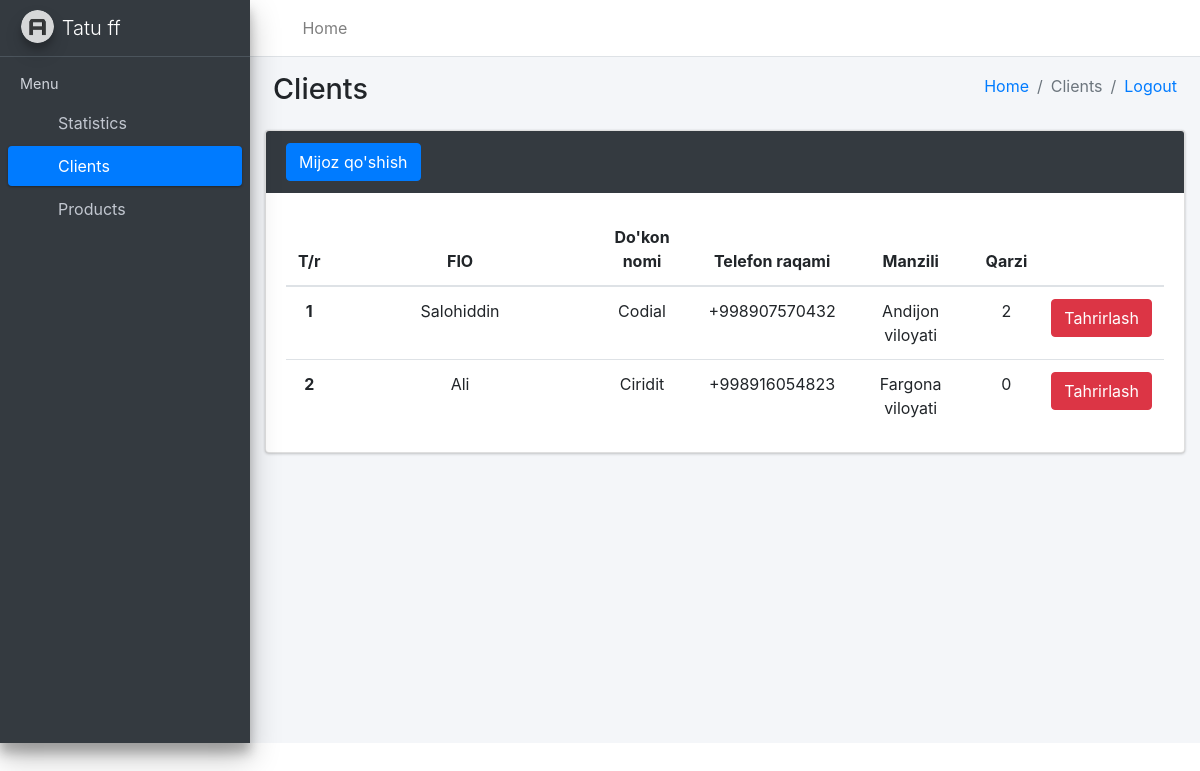
The app's page /asosiy/clientlar/ (signed in), older data.
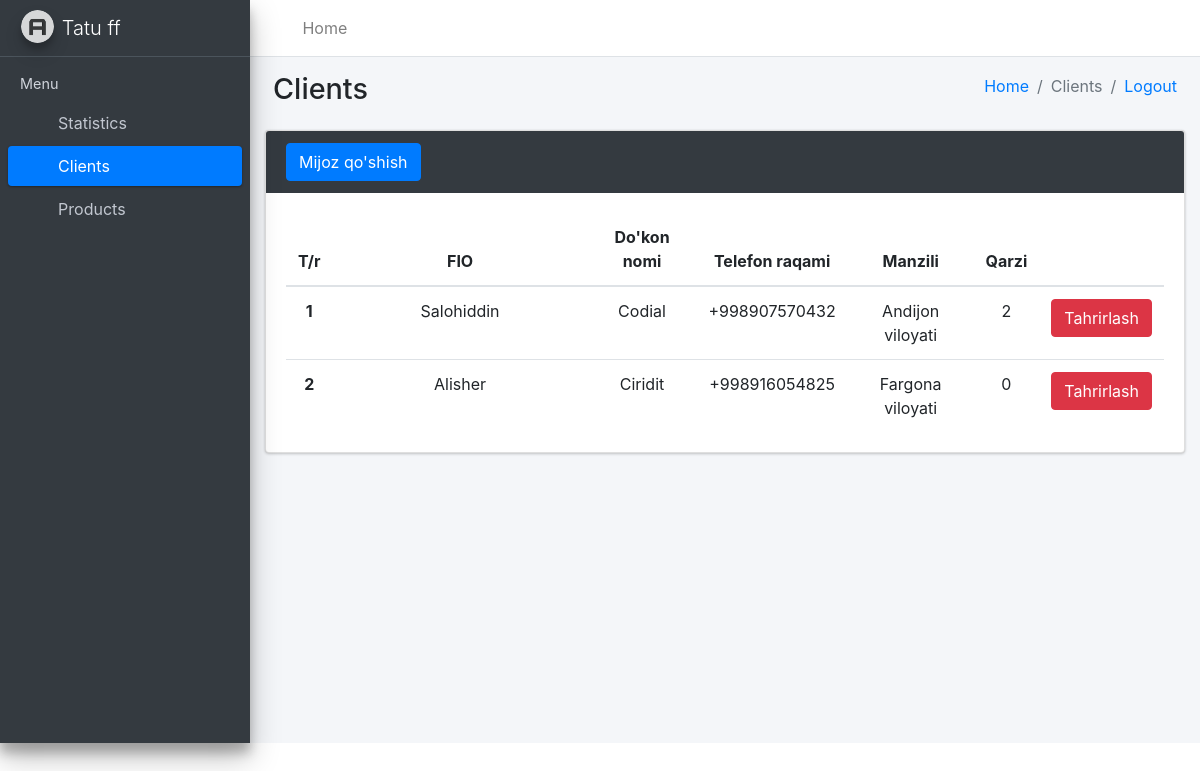
The same page, newer data.
### asosiy/models.py (models this page shows, shortened)
class Mijoz(models.Model):
    ism = models.CharField(max_length=30)
    nom = models.CharField(max_length=50)
    manzil = models.CharField(max_length=50)
    tel = models.CharField(max_length=15)
    ombor = models.ForeignKey(Ombor, on_delete=models.CASCADE)
    qarz = models.PositiveIntegerField(default=0)

### asosiy/views.py (the view, shortened to what this page needs)
# urls.py: path("clientlar/", MijozlarView.as_view()),
class MijozlarView(View):  # Vazifa 1
    def get(self, request):
        content = {
            "mijozlar": Mijoz.objects.filter(ombor=request.user),
            "nom": request.user.nom.capitalize()
        }
        return render(request, "clients.html", content)

### templates/clients.html (shortened to what the changed rows need)
<!DOCTYPE html>
<html lang="en">
<head>
    {% load static %}
  <link rel="stylesheet" href="{% static 'plugins/fontawesome-free/css/all.min.css' %}">
  <link rel="stylesheet" href="https://code.ionicframework.com/ionicons/2.0.1/css/ionicons.min.css">
  <link rel="stylesheet" href="{% static 'dist/css/adminlte.min.css' %}">
  <link rel="stylesheet" href="https://maxcdn.bootstrapcdn.com/bootstrap/4.5.2/css/bootstrap.min.css">
</head>
<body class="hold-transition sidebar-mini">
<div class="wrapper">
  <div class="content-wrapper">
    <div class="content-header">
      <div class="container-fluid">
        <div class="row mb-2">
          <div class="col-sm-6">
            <h1 class="m-0">Clients</h1>
          </div>
        </div>
      </div>
    </div>
    <div class="col-md-12">
        <div class="card card-dark">
            <div class="card-body">
                <table class="table" style="text-align: center;">
                    <thead>
                        <tr>
                            <th scope="col" style="width: 15px">T/r</th>
                            <th scope="col" style="width: 255px; text-align: center;">FIO</th>
                            <th scope="col" style="text-align: center;">Do'kon nomi</th>
                            <th scope="col" style="text-align: center;">Telefon raqami</th>
                            <th scope="col" style="text-align: center;">Manzili</th>
                            <th scope="col" style="text-align: center;">Qarzi</th>
                            <th scope="col" style="text-align: center;"></th>
                        </tr>
                    </thead>
                    <tbody>
                    {% for mijoz in mijozlar %}
                        <tr>
                            <th scope="row">{{ forloop.counter }}</th>
                            <td>{{ mijoz.ism}}</td>
                            <td>{{ mijoz.nom }}</td>
                            <td>{{ mijoz.tel }}</td>
                            <td>{{ mijoz.manzil }}</td>
                            <td>{{ mijoz.qarz }}</td>
                            <td><a href="/asosiy/mijozlar_update/{{ mijoz.id }}/"><button type="submit" class="btn btn-danger" data-toggle="modal">Tahrirlash</button></a></td>
                        </tr>
                    {% endfor %}
                    </tbody>
                </table>
            </div>
        </div>
    </div>
</body>
</html>

Row changes from the older to the newer data that the page shows:
changed Mijoz "Ciridit": ism "Ali" → "Alisher"; tel "+998916054823" → "+998916054825"
